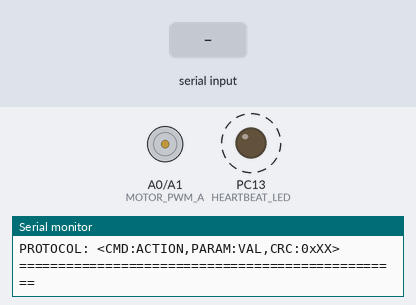
This sketch was run on a simulated STM32 Nucleo. On the bench: motor-driver pin pairs drawn as motors (green arrow = first pin HIGH = forward, orange = second pin HIGH = backward, longer = more drive), output pins drawn as LEDs (lit = HIGH), the last lines printed to the serial monitor. Dashed ring = blinking. The test bench sets the inputs (shaded band).

Above: at 1.2 s.
1.3 s: "<GRASP>" received over Serial
At 1.75 s:
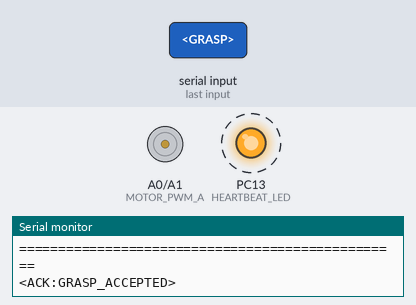
4.3 s: "<RELEASE>" received over Serial
At 4.75 s:
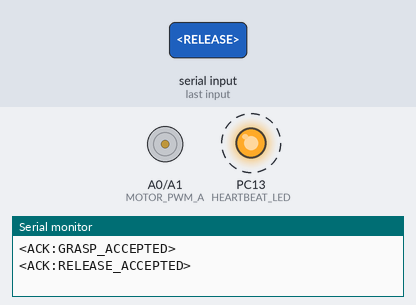
Timing chart, 0 to 16.3 s (numbered marks = the images above; inputs shaded):
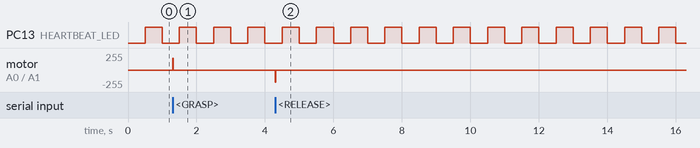

Measured:
- after the input at 1.3 s, motor on A0 (MOTOR_PWM_A) / A1 (MOTOR_PWM_B): stopped → forward 180/255 at once, → stopped 0.02 s later
- after the input at 4.3 s, motor on A0 (MOTOR_PWM_A) / A1 (MOTOR_PWM_B): stopped → backward 180/255 at once, → stopped 0.02 s later
- by itself, PC13 (HEARTBEAT_LED): alternates HIGH for 0.50 s and LOW for 0.50 s

The sketch:

prosthetic_arm_controller.ino
```cpp
/*
 * prosthetic_arm_controller.ino
 * ==============================
 * Embedded Firmware for STM32 Microcontroller (STM32F103C8T6 BluePill / NUCLEO-F401RE)
 * Controls Physical Prosthetic Arm Motors/Servos based on Decoded EEG Commands.
 *
 * Communication Protocol:
 * Baud Rate: 115200 bps (8-N-1)
 * Packet Frame: <CMD:NAME,PARAM:VAL,CRC:0xXX>\n
 *
 * Supported Commands:
 *   <CMD:GRASP,PARAM:100,CRC:0x4A>   -> Actuate Hand to CLOSE (Grip Object)
 *   <CMD:RELEASE,PARAM:100,CRC:0x5B> -> Actuate Hand to OPEN (Release Object)
 *   <CMD:HOLD,PARAM:0,CRC:0x3F>      -> Hold Current Mechanical Position
 *   <CMD:STATUS,PARAM:0,CRC:0x12>    -> Return Telemetry & Current State
 *
 * Safety & Hardware Features:
 *   - Overcurrent / Stall Detection (via current sensor / analog shunt)
 *   - Soft End-Stop Limiting
 *   - Status Heartbeat LED (PC13 / LD2)
 */

#include <Arduino.h>

#if defined(ARDUINO_ARCH_STM32)
  #define HEARTBEAT_LED PC13
  #define SERVO_PIN_GRIP PA8
  #define MOTOR_PWM_A   PA0
  #define MOTOR_PWM_B   PA1
  #define CURRENT_SENSE_PIN PA4
#else
  // Standard Arduino Pin fallback
  #define HEARTBEAT_LED 13
  #define SERVO_PIN_GRIP 9
  #define MOTOR_PWM_A   5
  #define MOTOR_PWM_B   6
  #define CURRENT_SENSE_PIN A0
#endif

// Actuator States
enum HandState {
  HAND_OPEN,
  HAND_CLOSED,
  HAND_TRANSITIONING,
  HAND_HOLD
};

HandState currentHandState = HAND_OPEN;
int currentGripAngle = 0;       // 0 deg = Full Open, 90 deg = Full Closed
int targetGripAngle = 0;
unsigned long lastHeartbeat = 0;
bool heartbeatState = false;

// Serial Buffer
char rxBuffer[64];
uint8_t rxIndex = 0;
bool packetReady = false;

// Helper: 8-bit XOR checksum
uint8_t calculateChecksum(const char* payload) {
  uint8_t chk = 0;
  while (*payload) {
    chk ^= (uint8_t)(*payload++);
  }
  return chk;
}

void setup() {
  Serial.begin(115200);
  pinMode(HEARTBEAT_LED, OUTPUT);
  pinMode(MOTOR_PWM_A, OUTPUT);
  pinMode(MOTOR_PWM_B, OUTPUT);
  pinMode(CURRENT_SENSE_PIN, INPUT);

  // Initialize motors in safe open state
  digitalWrite(MOTOR_PWM_A, LOW);
  digitalWrite(MOTOR_PWM_B, LOW);

  Serial.println("=================================================");
  Serial.println("STM32 PROSTHETIC ARM SHARED-CONTROL FIRMWARE READY");
  Serial.println("PROTOCOL: <CMD:ACTION,PARAM:VAL,CRC:0xXX>");
  Serial.println("=================================================");
}

void loop() {
  // 1. Non-blocking Heartbeat LED
  if (millis() - lastHeartbeat >= 500) {
    lastHeartbeat = millis();
    heartbeatState = !heartbeatState;
    digitalWrite(HEARTBEAT_LED, heartbeatState ? HIGH : LOW);
  }

  // 2. Read Serial Incoming Packets
  while (Serial.available() > 0) {
    char inChar = (char)Serial.read();
    if (inChar == '<') {
      rxIndex = 0;
      rxBuffer[rxIndex++] = inChar;
    } else if (inChar == '>') {
      rxBuffer[rxIndex++] = inChar;
      rxBuffer[rxIndex] = '\0';
      packetReady = true;
      break;
    } else if (rxIndex > 0 && rxIndex < sizeof(rxBuffer) - 2) {
      rxBuffer[rxIndex++] = inChar;
    }
  }

  // 3. Process Command Packet
  if (packetReady) {
    parseAndExecuteCommand(rxBuffer);
    packetReady = false;
    rxIndex = 0;
  }

  // 4. Smooth Motor Actuation Loop
  updateMotorKinematics();
}

void parseAndExecuteCommand(const char* packet) {
  // Expected: <CMD:GRASP,CRC:0x4A> or <CMD:RELEASE,CRC:0x5B>
  if (strstr(packet, "GRASP") != NULL) {
    if (currentHandState == HAND_CLOSED) {
      Serial.println("<ACK:IGNORED_ALREADY_CLOSED>");
    } else {
      targetGripAngle = 90;
      currentHandState = HAND_TRANSITIONING;
      Serial.println("<ACK:GRASP_ACCEPTED>");
    }
  }
  else if (strstr(packet, "RELEASE") != NULL) {
    if (currentHandState == HAND_OPEN) {
      Serial.println("<ACK:IGNORED_ALREADY_OPEN>");
    } else {
      targetGripAngle = 0;
      currentHandState = HAND_TRANSITIONING;
      Serial.println("<ACK:RELEASE_ACCEPTED>");
    }
  }
  else if (strstr(packet, "HOLD") != NULL) {
    targetGripAngle = currentGripAngle;
    currentHandState = HAND_HOLD;
    Serial.println("<ACK:HOLD_ACCEPTED>");
  }
  else if (strstr(packet, "STATUS") != NULL) {
    Serial.print("<STATUS:STATE=");
    Serial.print(currentHandState == HAND_CLOSED ? "CLOSED" : (currentHandState == HAND_OPEN ? "OPEN" : "TRANSIT"));
    Serial.print(",ANGLE=");
    Serial.print(currentGripAngle);
    Serial.println(">");
  }
  else {
    Serial.println("<ERR:UNKNOWN_PACKET>");
  }
}

void updateMotorKinematics() {
  if (currentGripAngle < targetGripAngle) {
    currentGripAngle += 2;
    // Drive H-bridge forward (closing)
    analogWrite(MOTOR_PWM_A, 180);
    analogWrite(MOTOR_PWM_B, 0);
    if (currentGripAngle >= targetGripAngle) {
      currentGripAngle = targetGripAngle;
      currentHandState = HAND_CLOSED;
      // Stop motor
      analogWrite(MOTOR_PWM_A, 0);
      analogWrite(MOTOR_PWM_B, 0);
    }
  } else if (currentGripAngle > targetGripAngle) {
    currentGripAngle -= 2;
    // Drive H-bridge reverse (opening)
    analogWrite(MOTOR_PWM_A, 0);
    analogWrite(MOTOR_PWM_B, 180);
    if (currentGripAngle <= targetGripAngle) {
      currentGripAngle = targetGripAngle;
      currentHandState = HAND_OPEN;
      // Stop motor
      analogWrite(MOTOR_PWM_A, 0);
      analogWrite(MOTOR_PWM_B, 0);
    }
  }
}
```
